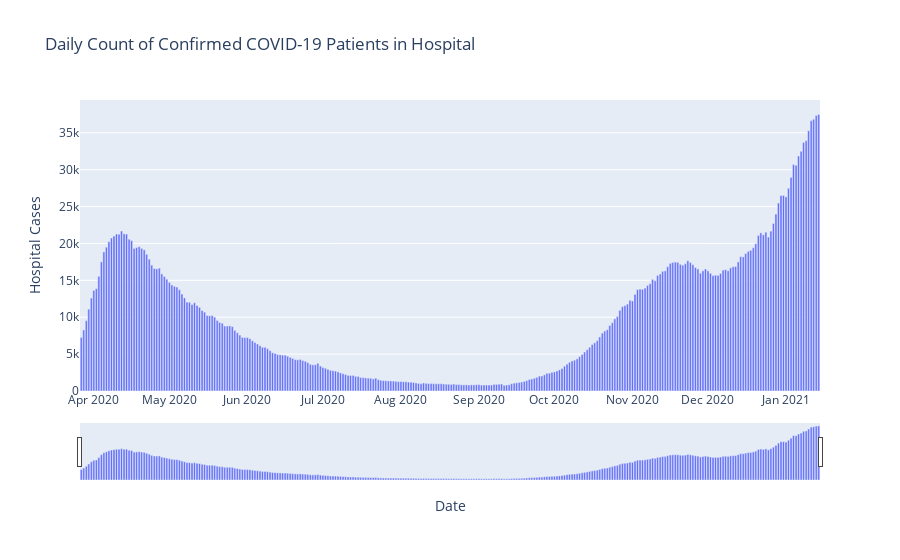

The notebook cell saved with this chart:
### Markdown cell above
### Patients in Hospital

### Code cell
def plot_interactive_bar_chart(df3):
    fig = go.Figure()

    #Create the interactive bar chart
    fig.add_trace(go.Bar(
        x=df3['date'],
        y=df3['hospitalCases'],
        name='Daily count of confirmed COVID-19 patients in hospital'
    ))

    #Set the labels and title
    fig.update_layout(
        title='Daily Count of Confirmed COVID-19 Patients in Hospital',
        xaxis_title='Date',
        yaxis_title='Hospital Cases',
        hovermode='x',
        xaxis=dict(rangeslider=dict(visible=True), type='date'),
        height=700
    )

    #Show the plot
    fig.show()


#Convert the date column to a datetime object
df3['date'] = pd.to_datetime(df3['date'], format='%d/%m/%Y')

#Sort the data by date
df3.sort_values(by='date', inplace=True)

#Call the function to plot the interactive bar chart
plot_interactive_bar_chart(df3)

### Figure 1 — Plotly figure (JSON) as saved in the notebook; plotly's stock layout.template omitted (floating-point values rounded to 4 significant figures; data arrays with more than 128 entries replaced by an {"elided": "..."} marker saying what was removed)
{"data": [{"name": "Daily count of confirmed COVID-19 patients in hospital", "x": {"elided": "294 str values"}, "y": {"elided": "294 int values"}, "type": "bar"}], "layout": {"xaxis": {"rangeslider": {"visible": true, "yaxis": {"_template": null, "rangemode": "match"}, "autorange": true, "range": ["2020-03-26 12:00", "2021-01-14 12:00"]}, "title": {"text": "Date"}, "type": "date", "range": ["2020-03-26 12:00", "2021-01-14 12:00"], "autorange": true}, "title": {"text": "Daily Count of Confirmed COVID-19 Patients in Hospital"}, "yaxis": {"title": {"text": "Hospital Cases"}, "type": "linear", "range": [0, 39450.0], "autorange": true}, "hovermode": "x", "autosize": true}}
